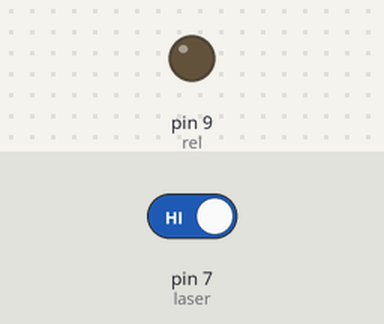
The sketch below on a simulated Arduino Uno, built with avr-gcc and run on an emulated ATmega328P. On the bench: output pins drawn as LEDs (lit = HIGH). Inputs (shaded band) come from the test bench; at power-on: pin 7 (laser) HIGH.

Above: at 1.2 s.
1.3 s: pin 7 (laser) driven LOW
At 1.8 s:
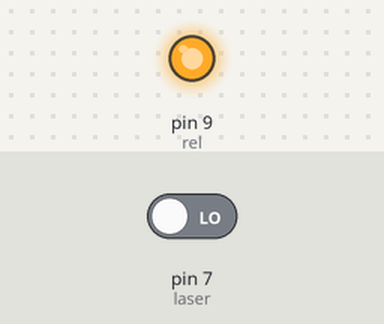
4.3 s: pin 7 (laser) driven HIGH
At 5.7 s:
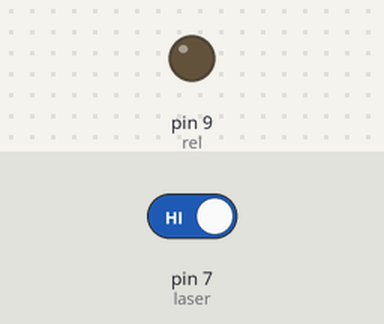
Timing chart, 0 to 7.3 s (numbered marks = the images above; inputs shaded):
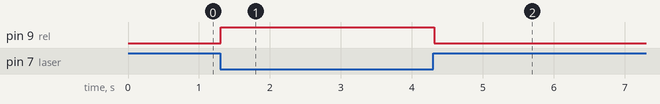

The sketch:

Autonomous_Throwing_Hand.ino
```cpp
#define laser 7
#define rel 9
void setup()
{
  pinMode(laser,INPUT);
  pinMode(rel,OUTPUT);
  }
void loop()
{
  if(digitalRead(laser)==LOW)
  {
    delay(5.6);
    digitalWrite(rel,HIGH);
    digitalWrite(6,HIGH);
    delay(1000);

    digitalWrite(rel,LOW);
        digitalWrite(6,LOW);

  }
  else
  {
    delay(1);
    }
}
```

Measured:
- after the input at 1.3 s, pin 9 (rel): LOW → HIGH at once
- after the input at 4.3 s, pin 9 (rel): HIGH → LOW at once
